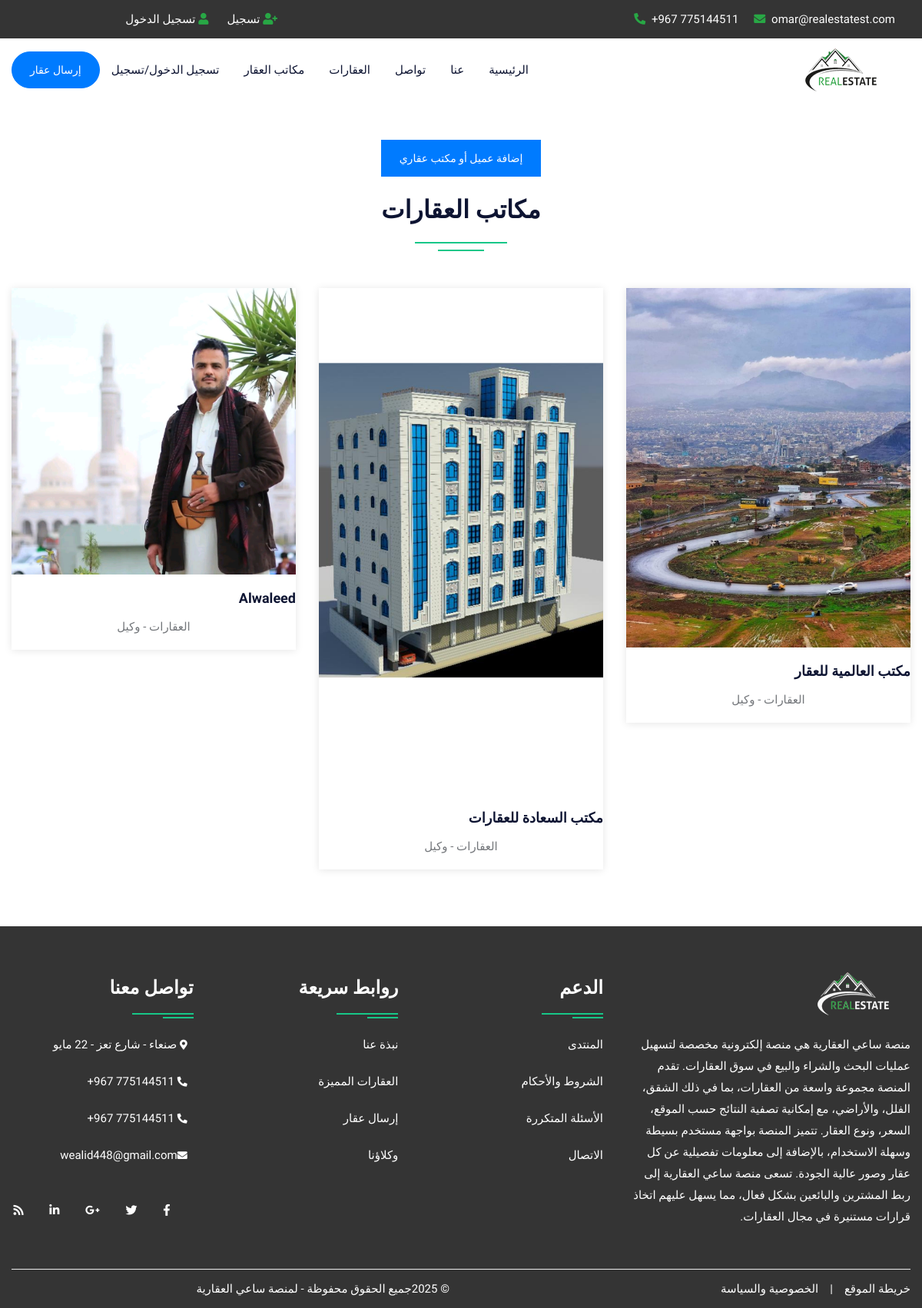
Page /agent.php on the committed database.
### tables this page shows
CREATE TABLE `user` (
  `uid` int(50) NOT NULL,
  `uname` varchar(100) NOT NULL,
  `uemail` varchar(100) NOT NULL,
  `uphone` varchar(20) NOT NULL,
  `upass` varchar(50) NOT NULL,
  `utype` varchar(50) NOT NULL,
  `uimage` varchar(300) NOT NULL,
  `allowed_number` int(11) DEFAULT NULL
);

### agent.php (the view, shortened to what this page needs)
<!DOCTYPE html>
<html lang="ar" dir="rtl">
<head>
<link rel="stylesheet" type="text/css" href="css/bootstrap.min.css">
<link rel="stylesheet" type="text/css" href="css/bootstrap-slider.css">
<link rel="stylesheet" type="text/css" href="css/jquery-ui.css">
<link rel="stylesheet" type="text/css" href="css/layerslider.css">
<link rel="stylesheet" type="text/css" href="css/color.css" id="color-change">
<link rel="stylesheet" type="text/css" href="css/owl.carousel.min.css">
<link rel="stylesheet" type="text/css" href="css/font-awesome.min.css">
<link rel="stylesheet" type="text/css" href="fonts/flaticon/flaticon.css">
<link rel="stylesheet" type="text/css" href="css/style.css">
</head>
<body>
<div id="page-wrapper">
    <div class="row">
		<?php include("include/header.php");?>
         <div class="full-row">
            <div class="container">
                <div class="text-center mb-4">
                    <a class="btn btn-success" href="add_agent.php">إضافة عميل أو مكتب عقاري</a>
                </div>
                <div class="row">
                    <div class="col-lg-12">
                        <h2 class="text-secondary double-down-line text-center mb-5">مكاتب العقارات</h2>
                    </div>
                </div>
                <div class="row">
                    <?php
                    $query = mysqli_query($con, "SELECT * FROM user WHERE utype='agent'");
                    while ($row = mysqli_fetch_array($query)) {
                    ?>
                    <div class="col-md-6 col-lg-4">
                        <div class="hover-zoomer bg-white shadow-one mb-4">
                            <div class="overflow-hidden"> <img src="admin/user/<?php echo $row['6']; ?>" alt="aimage"> </div>
                            <div class="py-3 text-center">
                                <h5 class="text-secondary hover-text-success"><a href="#"><?php echo $row['1']; ?></a></h5>
                                <span>العقارات - وكيل</span>
                            </div>
                        </div>
                    </div>
                    <?php } ?>
                </div>
            </div>
        </div>
		<?php include("include/footer.php");?>
    </div>
</div>
</body>
</html>

### css/color.css (style rules this page uses)
:root { --theme-ordinary-color: #74777b; }
:root { --theme-primary-color: #17c788; }
:root { --theme-secondary-color: #0d1432; }
:root { --theme-white-color: #fff; }
:root { --theme-light-color: #f8f8f8; }
:root { --theme-gray-color: #f5f5f5; }
:root { --theme-footer-color: #091b4b; }
:root { --theme-dark-color: #091b4b; }
:root { --text-light-color: #a3a7af; }
:root { --theme-primary-opacity-color: rgba(11, 191, 141, .8); }
:root { --theme-secondary-opacity-color: rgba(13,20,50,0.7); }
:root { --theme-white-opacity-color: rgba(255, 255, 255, 0.3); }
:root { --theme-dark-opacity-color: rgba(0, 0, 0, 0.5); }
:root { --theme-ordinary-font: 'Muli', sans-serif; }
:root { --theme-highlight-font: 'Comfortaa', cursive; }

### css/style.css (style rules this page uses)
* { text-align: left; direction: rtl; }
.container, .container-fluid { transition: all 0.6s ease 0s; -moz-transition: all 0.6s ease 0s; -webkit-transition: all 0.6s ease 0s; -o-transition: all 0.6s ease 0s; }
#page-wrapper { padding-left: 15px; padding-right: 15px; background-color: #fff; overflow: hidden !important; position: relative; }
.text-ordinary, a.text-ordinary, .text-ordinary a, body, .dropdown-item, .footer-widget li a, .text-ordinary .jslider .jslider-label, .breadcrumb-item > a, .list-text-white a.dropdown-item { color: var(--theme-ordinary-color); }
.text-secondary, .text-secondary a, a.text-secondary, a.hover-text-secondary:hover, .hover-text-secondary:hover, .hover-text-secondary a:hover { color: var(--theme-secondary-color) !important; }
[class*="double-down-line"]::before, [class*="double-down-line"]::after { background-color: var(--theme-primary-color); }
.hover-shadow:hover, .shadow-one { -webkit-box-shadow: 0px 1px 10px 0px rgba(0, 0, 0, 0.1); -moz-box-shadow: 0px 1px 10px 0px rgba(0, 0, 0, 0.1); box-shadow: 0px 1px 10px 0px rgba(0, 0, 0, 0.1); }
.x-center, .double-down-line::before, .double-down-line::after, .bg-shape::before, .bg-shape::after { left: 50%; -moz-transform: translateX(-50%); -webkit-transform: translateX(-50%); -o-transform: translateX(-50%); -ms-transform: translateX(-50%); transform: translateX(-50%); }
.transation-3s, .transation-3s:hover, .hover-zoomer img, .hover-bg-white, a, a:hover, .btn, .btn:hover, .radio-check label, .message-list li .message-action, .timeline-item .circle, .timeline-item .date-time, .clip-item .fa-times { -moz-transition: all 300ms ease-in-out 0s; -webkit-transition: all 300ms ease-in-out 0s; -o-transition: all 300ms ease-in-out 0s; -ms-transition: all 300ms ease-in-out 0s; transition: all 300ms ease-in-out 0s; }
body { font-family: var(--theme-ordinary-font); font-size: 15px; line-height: 28px; }
h1, .h1, h2, .h2, h3, .h3, h4, .h4, h5, .h5, h6, .h6 { font-family: var(--theme-highlight-font); font-weight: 700; }
h5 { font-size: 18px; line-height: 30px; }
a, a:hover, .btn-link, .btn-link:hover { text-decoration: none; cousor: pointer; }
img { width: 100%; }
.btn { padding: 0px 23px; font-size: 14px; border-radius: 0; line-height: 46px; font-weight: 500; }
.full-row { position: relative; width: 100%; padding: 50px 0; }
[class*="double-down-line"] { position: relative; padding-bottom: 35px; }
[class*="double-down-line"]::before, [class*="double-down-line"]::after { content: ""; height: 2px; position: absolute; }
[class*="double-down-line"]::before { width: 120px; bottom: 10px; }
[class*="double-down-line"]::after { width: 60px; bottom: 0; }
.hover-zoomer img { -webkit-transform: scale(1); -moz-transform: scale(1); -o-transform: scale(1); -ms-transform: scale(1); transform: scale(1); }
::placeholder { font: var(--theme-ordinary-font); font-size: 15px; font-weight: 400; color: #fff; }

### agent.php (style rules this page uses)
* { text-align: right; }

### include/header.php (style rules this page uses)
.btn { background-color: #007bff; border-color: #007bff; }

### rows in the picture
user: uimage (picture), uname "مكتب العالمية للعقار"
user: uimage (picture), uname "مكتب السعادة للعقارات"
user: uimage (picture), uname "Alwaleed"
